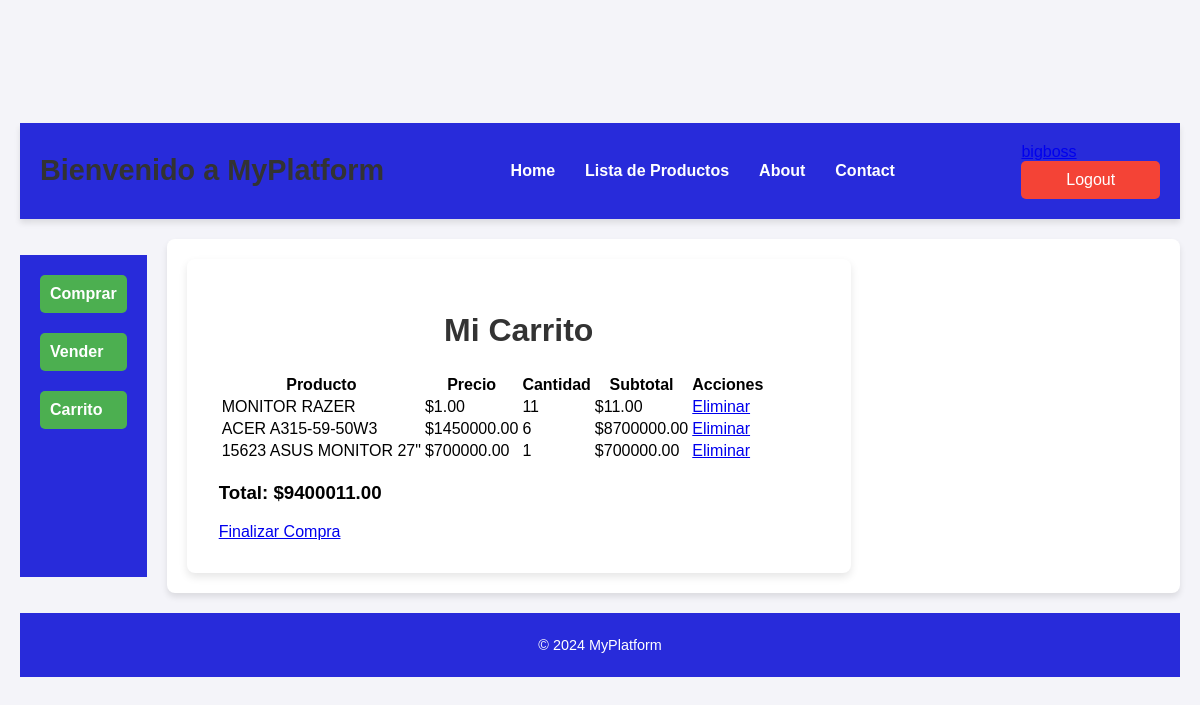
The page /products/cart/ (signed in) on the database as committed earlier.
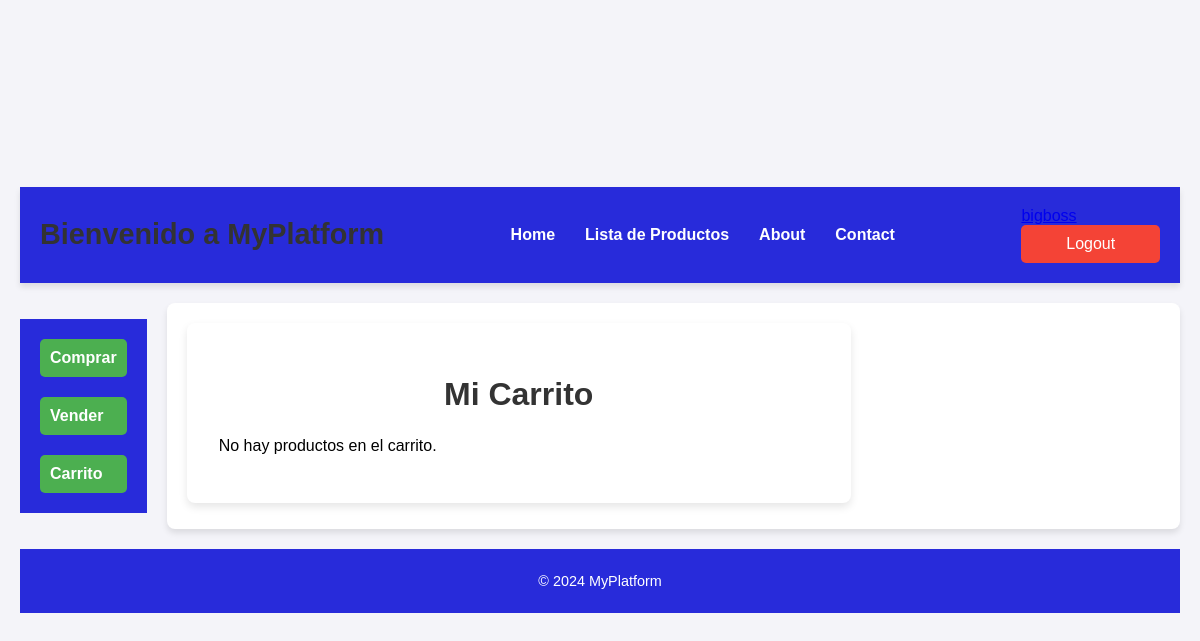
The same page on the database as committed later.
### users/models.py (models this page shows, shortened)
class CustomUser(AbstractUser):
    is_buyer = models.BooleanField(default=False)
    is_seller = models.BooleanField(default=False)
    full_name = models.CharField(max_length=255, blank=True, null=True)
    phone_number = models.CharField(max_length=20, blank=True, null=True)
    address = models.TextField(blank=True, null=True)

### purchases/models.py (models this page shows, shortened)
class CartItem(models.Model):
    cart = models.ForeignKey(Cart, related_name='items', on_delete=models.CASCADE)
    product = models.ForeignKey(Product, on_delete=models.CASCADE)
    quantity = models.PositiveIntegerField(default=1)
    def total_price(self):
        return self.product.price * self.quantity

### products/models.py (models this page shows, shortened)
class Product(models.Model):
    id = models.BigAutoField(primary_key=True)
    name = models.CharField(max_length=255)
    description = models.TextField()
    price = models.DecimalField(max_digits=10, decimal_places=2)
    stock = models.IntegerField(default=0)  # Indica la cantidad en inventario
    category = models.ForeignKey('Category', on_delete=models.SET_NULL, null=True, blank=True)
    seller = models.ForeignKey(settings.AUTH_USER_MODEL, related_name='products_for_sale', on_delete=models.CASCADE)
    is_sold = models.BooleanField(default=False)  # Indica si el producto está vendido
    is_available = models.BooleanField(default=True)  # Nuevo campo para indicar disponibilidad
    @property
    def is_available(self):
        return self.stock > 0

### purchases/views.py (the view)
# urls.py: path('cart/', views.view_cart, name='view_cart'),
@login_required
def view_cart(request):
    try:
        cart = Cart.objects.get(user=request.user)
        cart_items = cart.items.all()  # Todos los elementos del carrito
        total = cart.total_price()  # Método en tu modelo Cart
    except Cart.DoesNotExist:
        cart_items = []
        total = 0
    return render(request, 'purchases/cart.html', {
        'cart_items': cart_items,
        'total': total,
    })

### purchases/models.py (called while the page is built)
    def total_price(self):
        total = sum(item.product.price * item.quantity for item in self.items.all())
        return total

### purchases/templates/purchases/cart.html
{% extends 'home.html' %}
{% block content %}
<div class="container">
    <h1>Mi Carrito</h1>
    {% if cart_items %}
        <table>
            <thead>
                <tr>
                    <th>Producto</th>
                    <th>Precio</th>
                    <th>Cantidad</th>
                    <th>Subtotal</th>
                    <th>Acciones</th>
                </tr>
            </thead>
            <tbody>
                {% for item in cart_items %}
                    <tr>
                        <td>{{ item.product.name }}</td>
                        <td>${{ item.product.price }}</td>
                        <td>{{ item.quantity }}</td>
                        <td>${{ item.total_price|floatformat:2 }}</td>
                        <td>
                            <a href="{% url 'remove_from_cart' item.id %}" class="btn-remove">Eliminar</a>
                        </td>
                    </tr>
                {% endfor %}
            </tbody>
        </table>
        <h3>Total: ${{ total|floatformat:2 }}</h3>
        <a href="{% url 'checkout' %}" class="btn-checkout">Finalizar Compra</a>
    {% else %}
        <p>No hay productos en el carrito.</p>
    {% endif %}
</div>
{% endblock %}

### templates/home.html (shortened to what this page needs)
{% load static %}
<!DOCTYPE html>
<html lang="en">
<head>
    <link rel="stylesheet" href="{% static 'css\home.css' %}">
    <link rel="stylesheet" href="{% static 'css\product_list.css' %}">
    <link rel="stylesheet" href="{% static 'css\buy.css' %}">
    <link rel="stylesheet" href="{% static 'css\login.css' %}">
    <link rel="stylesheet" href="{% static 'css\profile.css' %}">
    <link rel="stylesheet" href="{% static 'css\sell_products.css' %}">
</head>
<body>
    <div class="grid-container">
        <header>
            <h1>Bienvenido a MyPlatform</h1>
            <ul>
                <li><a href="{% url 'home' %}">Home</a></li>
                <li><a href="{% url 'product_list' %}">Lista de Productos</a></li>
                <li><a href="">About</a></li>
                <li><a href="">Contact</a></li>
            </ul>
            <div>
                {% if user.is_authenticated %}
                    <form method="post" action="{% url 'logout' %}" style="display: inline;">
                        <a href="{% url 'profile' %}">{{ user.username }}</a>
                        <button type="submit">Logout</button>
                    </form>
                {% else %}
                    <a href="{% url 'login' %}">Login</a>
                {% endif %}
            </div>
        </header>
        <menu>
            <li>
                <a href="{% url 'available_products' %}">Comprar</a>
            </li>
            <li>
                <a href="{% url 'sell_product' %}">Vender</a>
            </li>
            <li>
                <a href="{% url 'view_cart' %}">Carrito</a>
            </li>
        </menu>
        <main>
            {% block content %}{% endblock content %}
        </main>
        <footer>
            <p>&copy; 2024 MyPlatform</p>
        </footer>
    </div>
</body>
</html>

### static/css/home.css (style rules this page uses)
body { background-color: #f4f4f9; font-family: Arial, sans-serif; margin: 0; padding: 0; }
.grid-container { display: grid; grid-template-areas: "a a a a a a a a a" "b c c c c c c c c" "d d d d d d d d d"; gap: 20px; grid-template-columns: repeat(9, 1fr); grid-template-rows: auto 1fr auto; padding: 20px; }
header { grid-area: a; background-color: #282bda; color: white; padding: 20px; display: flex; justify-content: space-between; align-items: center; box-shadow: 0 4px 6px rgba(0, 0, 0, 0.1); }
header h1 { margin: 0; font-size: 1.8rem; }
header ul { list-style: none; padding: 0; margin: 0; display: flex; }
header ul li { margin: 0 15px; }
header ul li a { color: white; text-decoration: none; font-weight: bold; transition: color 0.3s ease; }
header div { display: flex; align-items: center; }
header form { display: inline-block; }
header button { background-color: #f44336; color: white; border: none; padding: 10px 15px; border-radius: 5px; cursor: pointer; transition: background-color 0.3s ease; }
menu { grid-area: b; background-color: #282bda; color: white; padding: 20px; display: flex; flex-direction: column; gap: 20px; }
menu a { display: block; color: white; text-decoration: none; font-weight: bold; padding: 10px; border-radius: 5px; background-color: #4CAF50; transition: background-color 0.3s ease; width: 100%; box-sizing: border-box; }
main { grid-area: c; background-color: #ffffff; padding: 20px; border-radius: 8px; box-shadow: 0 4px 6px rgba(0, 0, 0, 0.1); }
footer { grid-area: d; background-color: #282bda; color: white; text-align: center; padding: 10px 0; font-size: 0.9rem; }
menu li { list-style: none; padding: 0; margin: 0; }

### static/css/product_list.css (style rules this page uses)
button { padding: 10px 15px; font-size: 14px; cursor: pointer; border: none; background-color: #007bff; color: white; border-radius: 5px; transition: background-color 0.3s ease; }

### static/css/buy.css (style rules this page uses)
button { padding: 10px 15px; font-size: 14px; cursor: pointer; border: none; background-color: #007bff; color: white; border-radius: 5px; }

### static/css/login.css (style rules this page uses)
body { font-family: Arial, sans-serif; background-color: #f0f0f0; margin: 0; padding: 0; display: flex; justify-content: center; align-items: center; height: 100vh; }
h1 { color: #333; margin-bottom: 20px; }

### static/css/sell_products.css (style rules this page uses)
body { font-family: Arial, sans-serif; background-color: #f4f4f9; margin: 0; padding: 0; display: flex; justify-content: center; align-items: center; min-height: 100vh; }
.container { background-color: #fff; box-shadow: 0 4px 8px rgba(0, 0, 0, 0.1); padding: 2rem; border-radius: 8px; max-width: 600px; width: 100%; }
h1 { text-align: center; font-size: 2rem; color: #333; margin-bottom: 1.5rem; }
button { background-color: #4CAF50; color: white; padding: 1rem; border: none; border-radius: 4px; font-size: 1rem; width: 100%; cursor: pointer; transition: background-color 0.3s; }

Rows that differ between the two databases and show on the page:
removed CartItem: product.name "MONITOR RAZER", product.price "1.00", quantity "11", total_price "11.00"
removed CartItem: product.name "ACER A315-59-50W3", product.price "1450000.00", quantity "6", total_price "8700000.00"
removed CartItem: product.name "15623 ASUS MONITOR 27\"", product.price "700000.00", quantity "1", total_price "700000.00"
Other text that changed with them:
{{ total|floatformat:2 }}: "9400011.00" → (not shown)
text no longer shown: "Producto Precio Cantidad Subtotal Acciones Total: $ Finalizar Compra"
text now shown: "No hay productos en el carrito."
